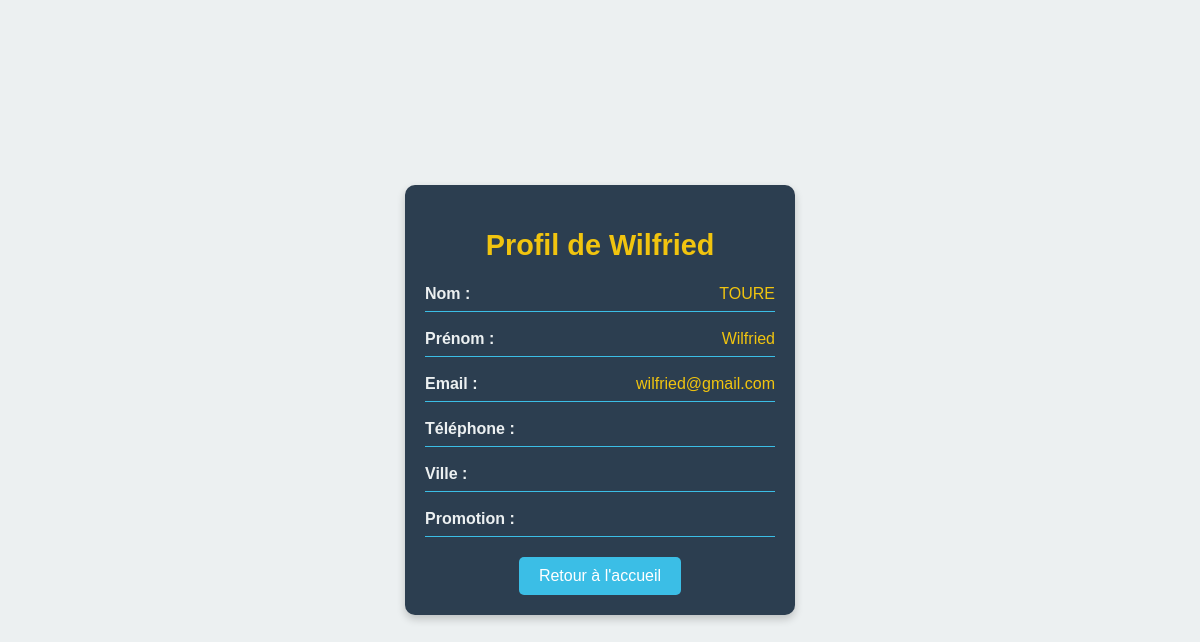
/php/profil.php (signed in), run on the app's committed database.
### tables this page shows
CREATE TABLE `user` (
  `idUser` int(11) NOT NULL,
  `Nom` text NOT NULL,
  `Prenom` text NOT NULL,
  `Email` text NOT NULL,
  `motpasse` text NOT NULL,
  `telUser` varchar(25) NOT NULL,
  `villeUser` varchar(25) NOT NULL,
  `promotionUser` varchar(25) NOT NULL
);

### php/profil.php (the view, shortened to what this page needs)
<?php
include('../dbconnect.php');
$user_id = $_SESSION['LOGIN_USER']['user_id'];
$stmt = $conn->prepare("SELECT * FROM user WHERE idUser = ?");
$stmt->execute([$user_id]);
$user = $stmt->fetch(PDO::FETCH_ASSOC);
?>
<!DOCTYPE html>
<html lang="fr">
<head>
</head>
<body>
    <div class="profile-card">
        <h2>Profil de <?php echo htmlspecialchars($user['Prenom']); ?></h2>
        <div class="profile-info">
            <div class="info-row">
                <span class="info-label">Nom :</span>
                <span class="info-value"><?php echo htmlspecialchars($user['Nom']); ?></span>
            </div>
            <div class="info-row">
                <span class="info-label">Prénom :</span>
                <span class="info-value"><?php echo htmlspecialchars($user['Prenom']); ?></span>
            </div>
            <div class="info-row">
                <span class="info-label">Email :</span>
                <span class="info-value"><?php echo htmlspecialchars($user['Email']); ?></span>
            </div>
            <div class="info-row">
                <span class="info-label">Téléphone :</span>
            </div>
            <div class="info-row">
                <span class="info-label">Ville :</span>
            </div>
            <div class="info-row">
                <span class="info-label">Promotion :</span>
            </div>
        </div>
        <a href="index.php" class="back-button">Retour à l'accueil</a>
    </div>
</body>
</html>

### php/profil.php (style rules this page uses)
body { font-family: Arial, sans-serif; background-color: #ecf0f1; color: #2c3e50; display: flex; justify-content: center; align-items: center; min-height: 100vh; margin: 0; }
.profile-card { background-color: #2c3e50; color: #ecf0f1; width: 350px; padding: 20px; border-radius: 10px; box-shadow: 0px 4px 8px rgba(0, 0, 0, 0.2); display: flex; flex-direction: column; align-items: center; }
.profile-card h2 { color: #f1c40f; margin-bottom: 15px; font-size: 1.8em; }
.profile-info { width: 100%; display: flex; flex-direction: column; gap: 10px; }
.info-row { display: flex; justify-content: space-between; padding: 8px 0; border-bottom: 1px solid #3BBEE6; }
.info-label { font-weight: bold; color: #ecf0f1; }
.info-value { color: #f1c40f; text-align: right; }
.back-button { margin-top: 20px; background-color: #3BBEE6; color: #ffffff; padding: 10px 20px; border: none; border-radius: 5px; cursor: pointer; text-decoration: none; text-align: center; transition: background-color 0.3s ease; }

### data on the page
user: Prenom "Wilfried", Nom "TOURE", Email "wilfried@gmail.com"
